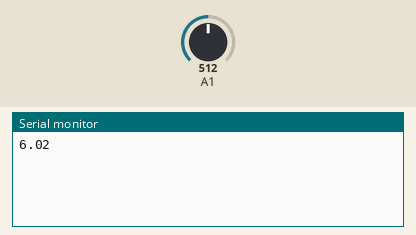
Bench run of a sketch on a simulated Arduino Uno, built with avr-gcc and run on an emulated ATmega328P. Shown: the last lines printed to the serial monitor. Inputs (shaded band) come from the test bench; at power-on: A1 = 512.

Above: at 1.2 s.
1.3 s: A1 set to 716
At 2.7 s:
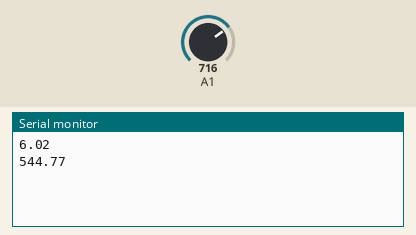
2.8 s: A1 set to 900
At 6.1 s:
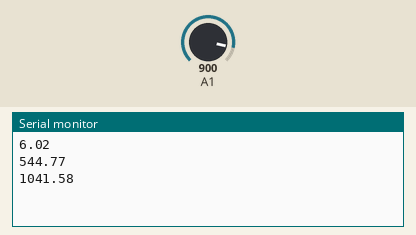
Timing chart, 0 to 7.6 s (numbered marks = the images above; inputs shaded):
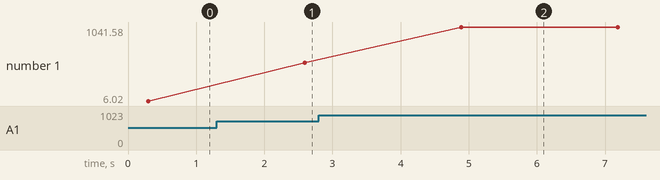

The sketch:

voltage_sensor_alternative_new_copy_20230904142227.ino
```cpp
void setup(){
  Serial.begin(9600);
}
void loop (){
  float V2 = 0;
  float Vsquare = 0;
  int x  = 0;
  float v = 0;

for(int i = 0; i<2000; i++){
  x = analogRead(A1)-512;

  //v = 0.00000412*x*x*x - 0.000857*x*x+2.675*x-3.198;
  v = 2.700*x - 6.025;
  V2 = v*v;

  Vsquare = Vsquare +V2;
  delay(0.01);
}
float vrms = sqrt(Vsquare/2000);
Serial.println(vrms);
delay(2000);
}
```

Measured:
- after the input at 1.3 s, the serial monitor: prints a new line after 1.3 s (image 1)
- after the input at 2.8 s, the serial monitor: prints a new line after 2.1 s (image 2)
- plotted number 1: 6.02 → 544.77 after the input at 1.3 s, 544.77 → 1041.58 after the input at 2.8 s
